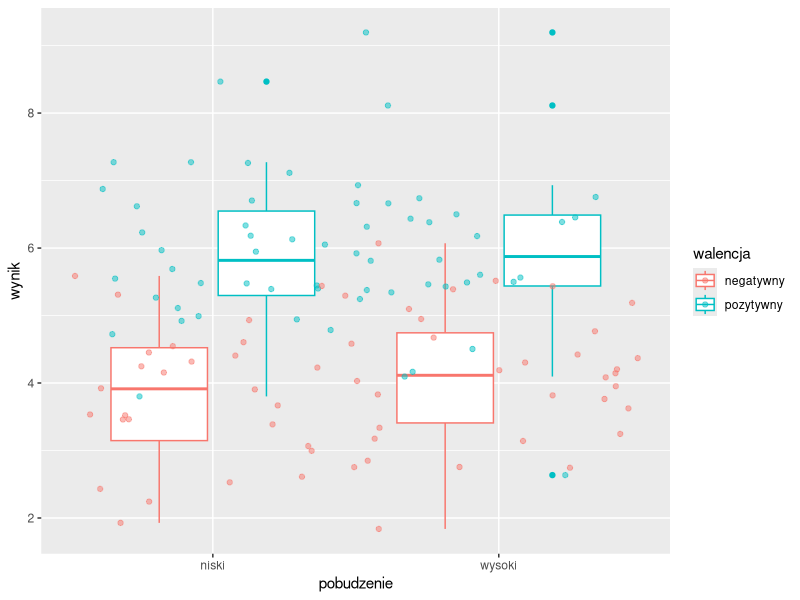
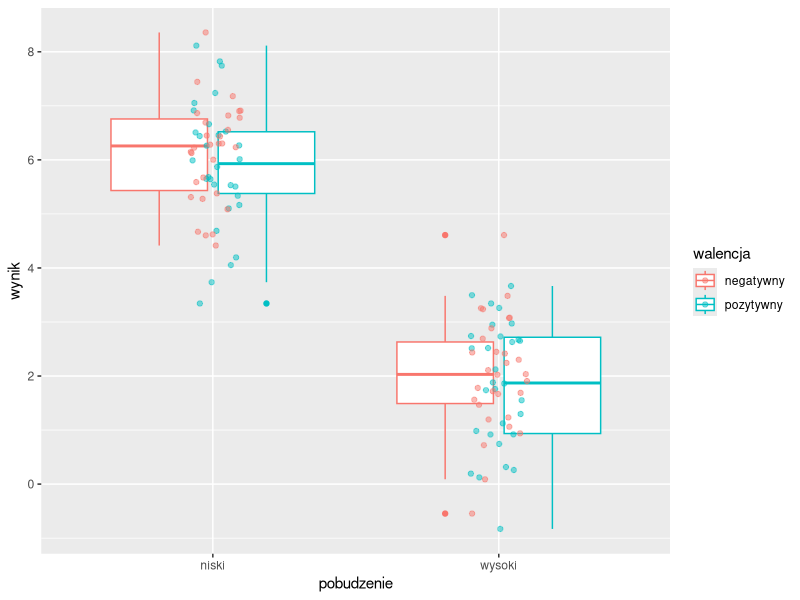
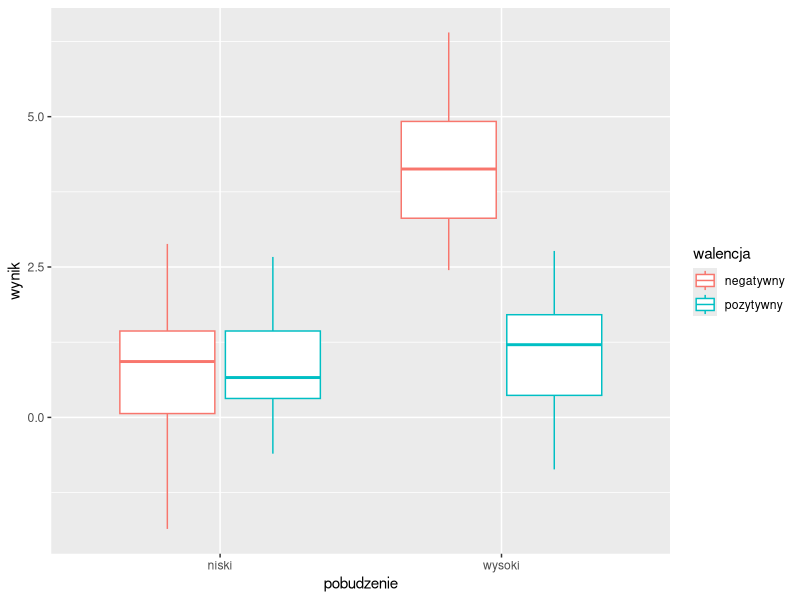
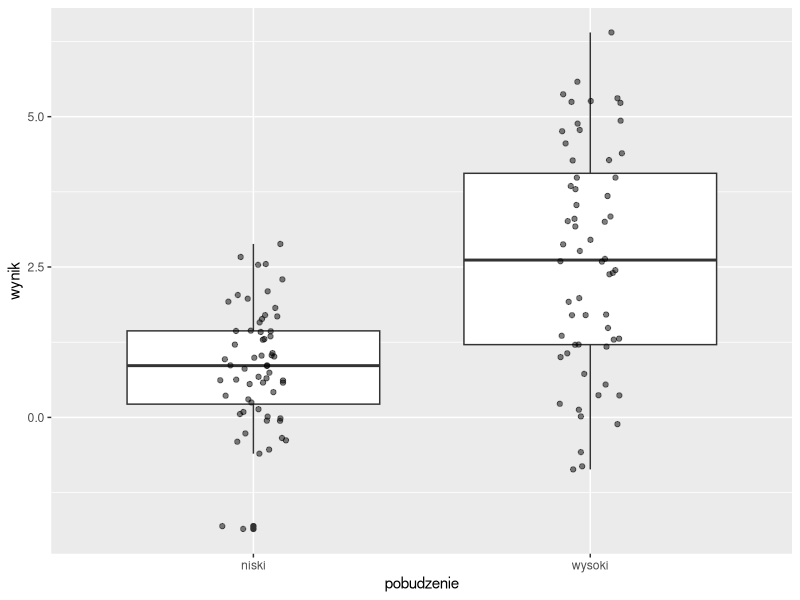
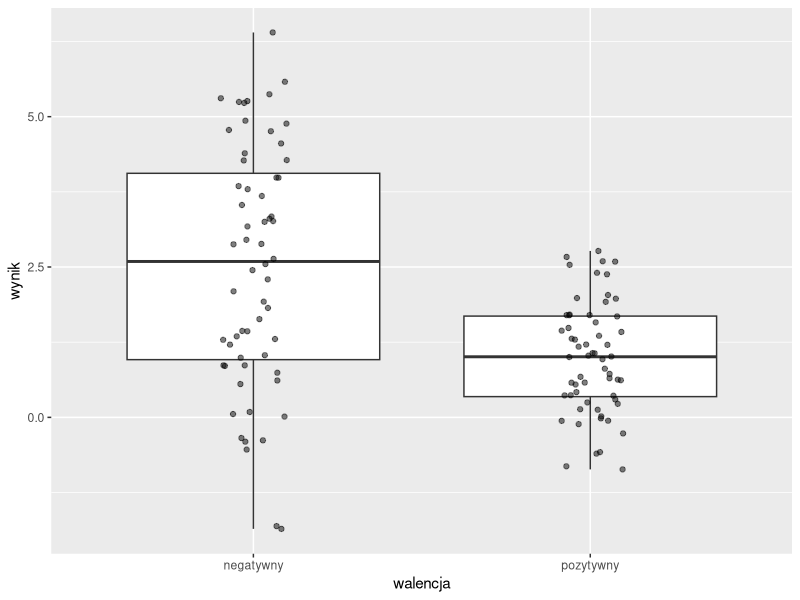
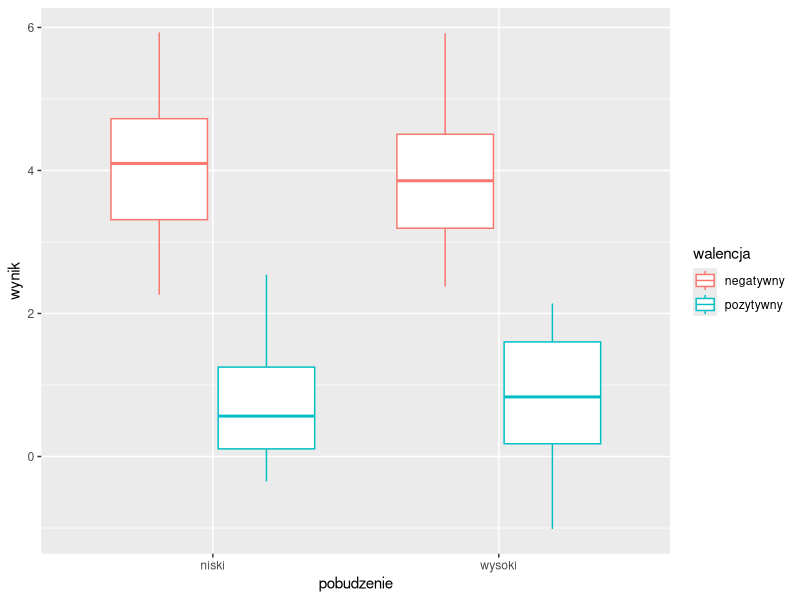
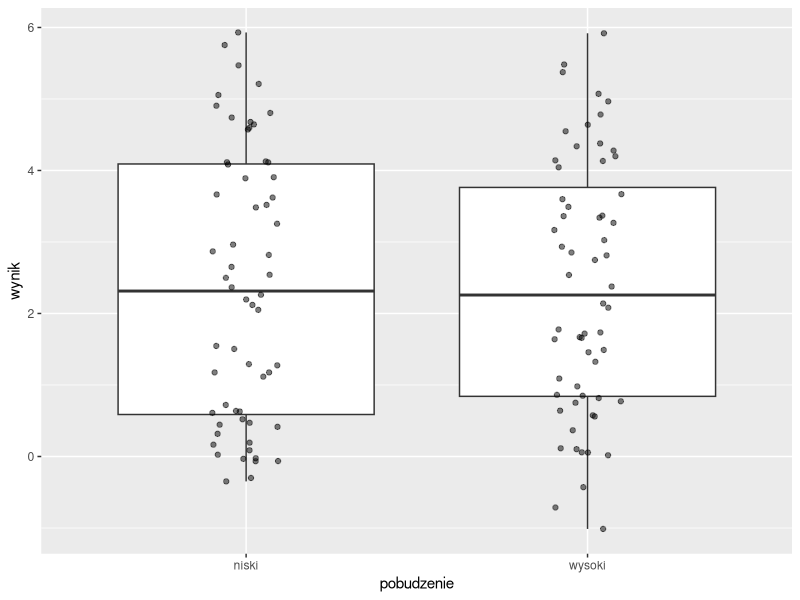
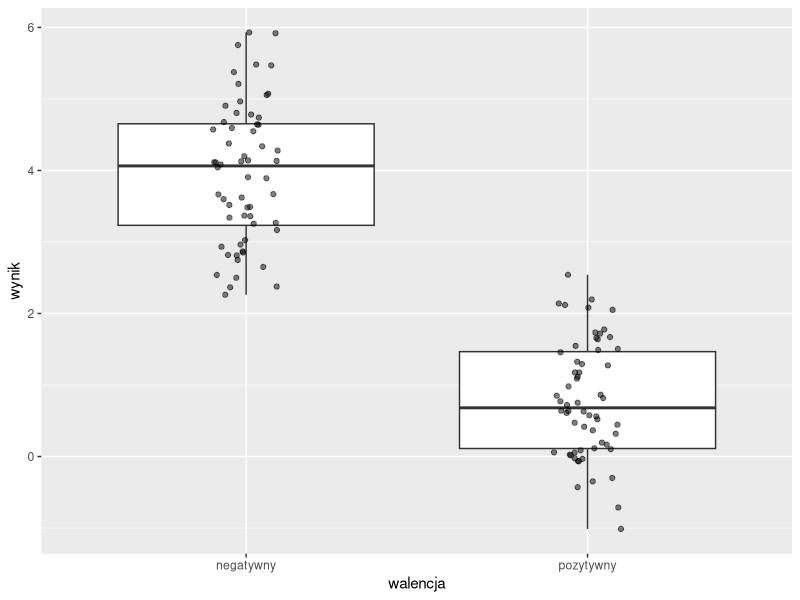

These charts were generated, in order, by the following R code:
library(tidyverse)

df <- read_csv("dane1.csv")


df %>% 
  group_by(pobudzenie, walencja) %>% 
  summarize(M = mean(wynik), SD = sd(wynik))

ggplot(df, aes(x = pobudzenie, y = wynik, color = walencja)) +
  geom_boxplot() + 
  geom_jitter(width = .5, alpha = .5)

aov(wynik ~ pobudzenie + walencja + pobudzenie:walencja, data = df) %>% 
  summary()

# efekt prosty walencji przy niskim pobudzeniu
# efekt prosty walencji przy wysokim pobudzeniu
# brak efektu prostego pobudzenia przy negatywnej walencji
# brak efektu prostego pobudzenia przy pozytywnej walencji

# istotny efekt główny walencji
# brak efektu głównego pobudzenia
# brak efektu interakcji




df2 <- read_csv("dane2.csv")


df2 %>% 
  group_by(pobudzenie, walencja) %>% 
  summarize(M = mean(wynik), SD = sd(wynik))


ggplot(df2, aes(x = pobudzenie, y = wynik, color = walencja)) +
  geom_boxplot() + 
  geom_jitter(width = .1, alpha = .5)

aov(wynik ~ pobudzenie + walencja + pobudzenie:walencja, data = df2) %>% 
  summary()

# efekt prosty pobudzenia przy pozytywnej walencji
# efekt prosty pobudzenia przy negatywnej walencji
# brak efektu prostego walencji przy niskim pobudzeniu
# brak efektu prostego walencji przy wysokim pobudzeniu
# efekt główny pobudzenia
# brak efektu głównego walencji
# 

df3 <- read_csv("dane3.csv")


df3 %>% 
  group_by(pobudzenie, walencja) %>% 
  summarize(M = mean(wynik), SD = sd(wynik))


ggplot(df3, aes(x = pobudzenie, y = wynik, color = walencja)) +
  geom_boxplot()

ggplot(df3, aes(x = pobudzenie, y = wynik)) +
  geom_boxplot() + 
  geom_jitter(width = .1, alpha = .5)

ggplot(df3, aes(x = walencja, y = wynik)) +
  geom_boxplot() + 
  geom_jitter(width = .1, alpha = .5)

aov(wynik ~ pobudzenie + walencja + pobudzenie:walencja, data = df3) %>% 
  summary()

# efekt główny pobudzenia
# efekt główny walencji
# efekt interakcji pobudzenia i walencji


df4 <- read_csv("dane4.csv")


df4 %>% 
  group_by(pobudzenie, walencja) %>% 
  summarize(M = mean(wynik), SD = sd(wynik))


ggplot(df4, aes(x = pobudzenie, y = wynik, color = walencja)) +
  geom_boxplot()

ggplot(df4, aes(x = pobudzenie, y = wynik)) +
  geom_boxplot() + 
  geom_jitter(width = .1, alpha = .5)

ggplot(df4, aes(x = walencja, y = wynik)) +
  geom_boxplot() + 
  geom_jitter(width = .1, alpha = .5)

aov(wynik ~ pobudzenie + walencja + pobudzenie:walencja, data = df4) %>% 
  summary()

# Istotny efekt prosty walencji dla niskiego pobudzenia
# Istotny efekt prosty walencji dla wysokiego pobudzenia
# Brak efektu prostego pobudzenia dla pozytywnej walencji
# Brak efektu prostego pobudzenia dla negatywnej walencji
# Istotny efekt główny walencji
# Nieistotny efekt główny pobudzenia
# Nieistotny efekt interakcji

df5 <- read_csv("dane5.csv")


df5 %>% 
  group_by(pobudzenie, walencja) %>% 
  summarize(M = mean(wynik), SD = sd(wynik))


ggplot(df5, aes(x = pobudzenie, y = wynik, color = walencja)) +
  geom_boxplot()

ggplot(df5, aes(x = pobudzenie, y = wynik)) +
  geom_boxplot() + 
  geom_jitter(width = .1, alpha = .5)

ggplot(df5, aes(x = walencja, y = wynik)) +
  geom_boxplot() + 
  geom_jitter(width = .1, alpha = .5)

aov(wynik ~ pobudzenie + walencja + pobudzenie:walencja, data = df5) %>% 
  summary()

# Efekt prosty walencji przy niskim pobudzeniu
# Brak efektu prostego walencji przy wysokim pobudzeniu
# Efekt prosty pobudzenia przy pozytywnej walencji
# Efekt prosty pobudzenia przy negatywnej
# Brak efektu głównego pobudzenia
# Efekt główny walencji
# istotny efekt interakcji

df6 <- read_csv("dane6.csv")


df6 %>% 
  group_by(pobudzenie, walencja) %>% 
  summarize(M = mean(wynik), SD = sd(wynik))


ggplot(df6, aes(x = pobudzenie, y = wynik, color = walencja)) +
  geom_boxplot()

ggplot(df6, aes(x = pobudzenie, y = wynik)) +
  geom_boxplot() + 
  geom_jitter(width = .1, alpha = .5)

ggplot(df6, aes(x = walencja, y = wynik)) +
  geom_boxplot() + 
  geom_jitter(width = .1, alpha = .5)

# Efekt prosty walencji przy niskim pobudzeniu
# Efekt prosty walencji przy wysokim pobudzeniu
# Efekt prosty pobudzenia przy negatywnej walencji
# Efekt prosty pobudzenia przy pozytywnej walencji
# Brak efektu głównego pobudzenia
# Brak efektu głównego walencji
# Istotny efekt interakcji

aov(wynik ~ pobudzenie + walencja + pobudzenie:walencja, data = df6) %>% 
  summary()
